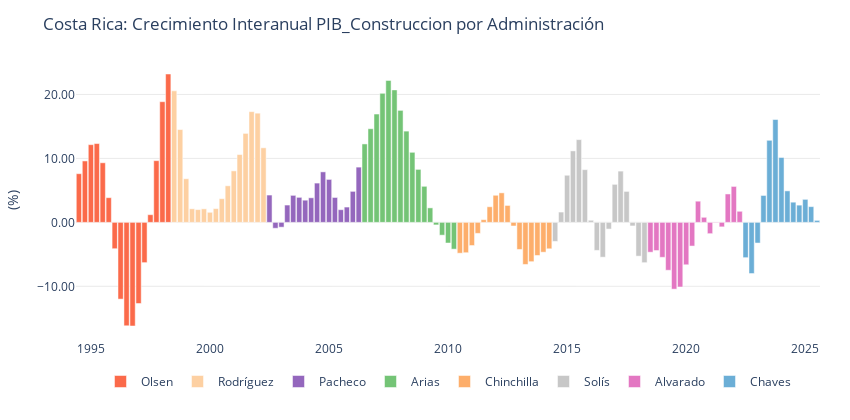

The code cell stored with this chart in its notebook:
### Markdown cell above
### <font color = 'red'> 2.1.2 PIB POR ACTIVIDAD ECONÓMICA

### Code cell
df = year_on_year_changes(ob_pibv.oferta.get_industrias(), q = 4)
df.columns = df.columns.str.replace('_TC', '')
df.info()
print('\n')
col = 'PIB_Construccion'
statistic = 'mean'

pib = df[[col]]
pib = tag_politics(pib)
pib = pib[pib['Label'] != 'Calderón']

stats_by_admin = compute_basic_statistics(pib, value_col=col, groupby_col='Label')
stats_by_admin = stats_by_admin.sort_values(by = statistic, ascending = False).round(2)

fig_pib_label = plot_timeseries_bars(
    df=pib,
    start = '1994-06-30',
    y_col=col,
    category_col="Label",
    title=f"Costa Rica: Crecimiento Interanual {col} por Administración",
    x_title="",
    y_title="(%)",
    y_round=2,
    y_suffix="",
    width=850,
    height=420,
    zero_line=False,
    showlegend=True,
    colors=presidential_colors,
    template='plotly_white',
    show_y_grid=True
)

fig_pib_label.show()

display(stats_by_admin[[statistic]].transpose())
